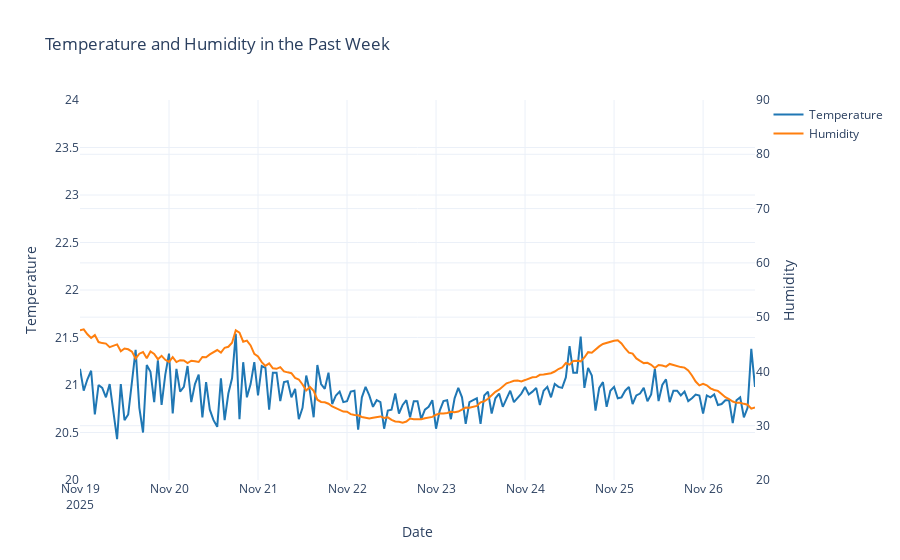

Notebook source saved alongside this figure:
### Code cell
fig = fm.make_temperature_humidity_figure(df)
fig

### Figure 1 — Plotly figure (JSON) as saved in the notebook; plotly's stock layout.template omitted (floating-point values rounded to 4 significant figures; data arrays with more than 128 entries replaced by an {"elided": "..."} marker saying what was removed)
{"data": [{"line": {"color": "#1f77b4", "width": 2}, "mode": "lines", "name": "Temperature", "type": "scatter", "x": {"elided": "183 str values"}, "y": {"elided": "183 float values"}}, {"line": {"color": "#ff7f0e", "width": 2}, "mode": "lines", "name": "Humidity", "type": "scatter", "x": {"elided": "183 str values"}, "y": {"elided": "183 float values"}, "yaxis": "y2"}], "layout": {"title": {"text": "Temperature and Humidity in the Past Week"}, "xaxis": {"title": {"text": "Date"}}, "yaxis": {"range": [20, 24], "title": {"text": "Temperature"}}, "yaxis2": {"overlaying": "y", "range": [20, 90], "side": "right", "title": {"text": "Humidity"}}}}
